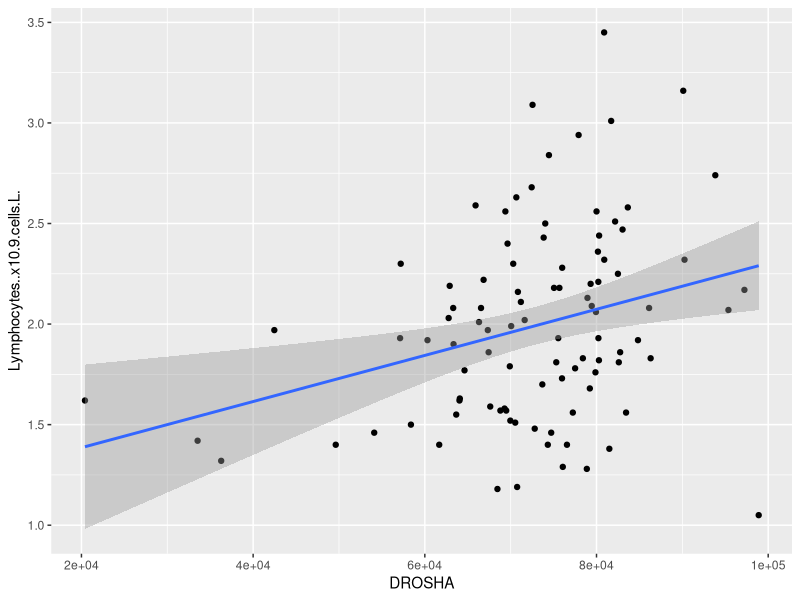

The R source for this figure: (Note: this script raises an error after producing the figure.)
## BTEC395 Project
## By Hana G Velecina

## Install necessary packages
install.packages("ggplot2")
library(ggplot2)
# library(ggrepel)

## set working directory to source file location 

setwd("./data/")

## Read data
IBS1 <- read.table("../data/IBSGXData.txt", sep = "\t", header = TRUE)
View(IBS1)


## Lymphocytes Single Regression Test vs DROSHA gene
Lymphocytes.regression <- lm(DROSHA ~ Lymphocytes..x10.9.cells.L. , data=IBS1)
summary(Lymphocytes.regression)

## Lymphocytes Scatterplots vs DROSHA gene
ggplot(IBS1, aes(x=DROSHA, y=Lymphocytes..x10.9.cells.L.)) +
  geom_point() +    
  geom_smooth(method=lm) 

## Read data
IBS <- read.csv("../data/GSE124549_20200330.csv", header = TRUE)

head(IBS)
## Recursive analysis for regression  - RNA Expression

## Access only the columns with RNA Expression
names(IBS)[37:286]

##  Make a data frame of list type
storage <- list()

## linear regression for each expressed gene
for(i in names(IBS)[37:286]){
  storage[[i]]  <- lm(get(i) ~ Lymphocytes..x10.9.cells.L., IBS)
}

summary(storage$AGO2)
summary(storage$AGO2)$r.squared
summary(storage$AGO2)$coefficients[,4]

## output the results of the 250 genes in data_output folder
sink('../data_output/Lymphocytes_storage.txt', append = TRUE)
print(storage)
sink()

## Read in the table of fold changes
FCdata <- read.csv("../data/FC.csv", row.names = 1, header = FALSE)

## Read in the table of expression data
IBS <- read.csv("../data/GXdata.csv", header = TRUE)

## Access only the columns with RNA Expression (subsetting)
names(IBS)[28:277]

## Make a list of anova(lm()) results for bloodwork parameter
storage <- list()

for(i in names(IBS)[28:277]){
  storage[[i]]  <- anova(lm(get(i) ~ LymphocyteCount, IBS))
}

## Extract the p-values into a new list
pVals <- list()

for(i in names(storage)){
  pVals[[i]] <- -(log10(storage[[i]]$'Pr(>F)'))
}

## Convert the pValues list into a data frame. 
DFpvalues <- data.frame(matrix(unlist(pVals), nrow=length(pVals), byrow=T))

## Combine the results dataframes and write column labels

VolcanoPlotData <- cbind(FCdata, DFpvalues)
names(VolcanoPlotData)[1] <- paste("log2(slopeDiff)")
names(VolcanoPlotData)[2] <- paste("-log10(Pval)")

## Add a column to evaluate significance

VolcanoPlotData$Sig <- ifelse(VolcanoPlotData$`-log10(Pval)` > 1.3, "Sig", "Insig");

## Make a volcano-style scatterplot for these results

png("../fig_output/LymphocyteCountplot.png")
LymphocyteCountplot <- ggplot(VolcanoPlotData, aes(x = `log2(slopeDiff)`, y = `-log10(Pval)`, label=rownames(VolcanoPlotData), color=Sig)) +
  geom_point(aes(color = Sig)) +
  scale_color_manual(values = c("grey", "red")) +
  theme_bw(base_size = 12) + theme(legend.position = "bottom") +
  geom_text(aes(x = `log2(slopeDiff)`,y = `-log10(Pval)`, fontface = 1, size=3,  label=row.names(VolcanoPlotData)))

print(LymphocyteCountplot + ggtitle("Gene Expression vs. Lymphocyte Level"))
dev.off()
